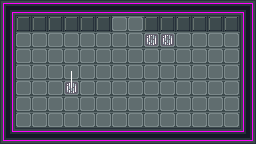

Rendered tile map (Tiled .tmx) drawn with the repository's tilesets; below, a short description and the full map source, tile grids included:
An orthogonal 16x9 tile map with 16x16 px tiles, 2 tile layers (Art, Circuit 1), 1 hidden layer not drawn, 3 tilesets and 8 objects (2x Quball, 2x Lock, Exit, Player, DoubleDoor, ...).

<map version="1.2" tiledversion="1.3.1" orientation="orthogonal" renderorder="right-down" compressionlevel="0" width="16" height="9" tilewidth="16" tileheight="16" infinite="0" nextlayerid="7" nextobjectid="23">
 <properties>
  <property name="Gates" value="Apply X on qubit 21." />
 </properties>
 <tileset firstgid="1" source="../tilesets/industrial-sprite-sheet-DeadEnd-LMZ.tsx" />
 <tileset firstgid="205" source="../tilesets/sprites.tsx" />
 <tileset firstgid="212" source="../tilesets/wire_tileset.tsx" />
 <layer id="1" name="Art" width="16" height="9">
  <data encoding="csv">
4,6,6,6,6,6,6,6,6,6,6,6,6,6,6,5,
7,30,30,30,30,30,30,21,21,30,30,30,30,30,30,7,
7,21,21,21,21,21,21,21,21,190,190,21,21,21,21,7,
7,21,21,21,21,21,21,21,21,21,21,21,21,21,21,7,
7,21,21,21,21,21,21,21,21,21,21,21,21,21,21,7,
7,21,21,21,190,21,21,21,21,21,21,21,21,21,21,7,
7,21,21,21,21,21,21,21,21,21,21,21,21,21,21,7,
7,21,21,21,21,21,21,21,21,21,21,21,21,21,21,7,
16,6,6,6,6,6,6,6,6,6,6,6,6,6,6,17
</data>
 </layer>
 <layer id="6" name="Circuit 1" width="16" height="9">
  <properties>
   <property name="Controls" value="activeCell (4, 5)" />
  </properties>
  <data encoding="csv">
0,0,0,0,0,0,0,0,0,0,0,0,0,0,0,0,
0,0,0,0,0,0,0,0,0,0,0,0,0,0,0,0,
0,0,0,0,0,0,0,0,0,0,0,0,0,0,0,0,
0,0,0,0,0,0,0,0,0,0,0,0,0,0,0,0,
0,0,0,0,216,0,0,0,0,0,0,0,0,0,0,0,
0,0,0,0,226,0,0,0,0,0,0,0,0,0,0,0,
0,0,0,0,0,0,0,0,0,0,0,0,0,0,0,0,
0,0,0,0,0,0,0,0,0,0,0,0,0,0,0,0,
0,0,0,0,0,0,0,0,0,0,0,0,0,0,0,0
</data>
 </layer>
 <layer id="2" name="Collision" width="16" height="9" visible="0">
  <properties>
   <property name="Collision" type="bool" value="true" />
  </properties>
  <data encoding="csv">
101,101,101,101,101,101,101,101,101,101,101,101,101,101,101,101,
101,101,101,101,101,101,101,0,0,101,101,101,101,101,101,101,
101,0,0,0,0,0,0,0,0,0,0,0,0,0,0,101,
101,0,0,0,0,0,0,0,0,0,0,0,0,0,0,101,
101,0,0,0,0,0,0,0,0,0,0,0,0,0,0,101,
101,0,0,0,0,0,0,0,0,0,0,0,0,0,0,101,
101,0,0,0,0,0,0,0,0,0,0,0,0,0,0,101,
101,0,0,0,0,0,0,0,0,0,0,0,0,0,0,101,
101,101,101,101,101,101,101,101,101,101,101,101,101,101,101,101
</data>
 </layer>
 <objectgroup id="3" name="Objects">
  <object id="1" name="Exit" type="Exit" x="112" y="16" width="32" height="16" />
  <object id="2" name="Player" type="Player" gid="205" x="112" y="96" width="16" height="16" />
  <object id="3" name="DoubleDoor" type="DoubleDoor" gid="211" x="112" y="32" width="32" height="16">
   <properties>
    <property name="Controls" value="and [activeCell (9, 2), activeCell (10, 2)]" />
   </properties>
  </object>
  <object id="14" name="X Laser Right" type="Laser" gid="206" x="64" y="80" width="32" height="32">
   <properties>
    <property name="Controls" value="activeCell (4, 5)" />
    <property name="Direction" value="Right" />
    <property name="Gate" value="X" />
   </properties>
  </object>
  <object id="15" name="Quball" type="Quball" gid="209" x="144" y="80" width="16" height="16" />
  <object id="21" name="Quball" type="Quball" gid="209" x="160" y="80" width="16" height="16" />
  <object id="18" name="Lock 1" type="Lock" gid="207" x="144" y="32" width="16" height="16">
   <properties>
    <property name="Code" value="1" />
    <property name="Controls" value="activeCell (9, 2)" />
   </properties>
  </object>
  <object id="22" name="Lock 1" type="Lock" gid="207" x="160" y="32" width="16" height="16">
   <properties>
    <property name="Code" value="1" />
    <property name="Controls" value="activeCell (10, 2)" />
   </properties>
  </object>
 </objectgroup>
</map>
